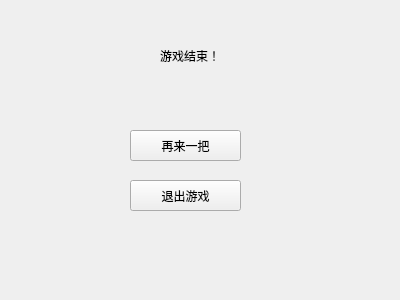
<?xml version="1.0" encoding="UTF-8"?>
<ui version="4.0">
 <class>end_double_mode</class>
 <widget class="QWidget" name="end_double_mode">
  <property name="geometry">
   <rect>
    <x>0</x>
    <y>0</y>
    <width>400</width>
    <height>300</height>
   </rect>
  </property>
  <property name="windowTitle">
   <string>Form</string>
  </property>
  <widget class="QLabel" name="label">
   <property name="geometry">
    <rect>
     <x>160</x>
     <y>40</y>
     <width>111</width>
     <height>31</height>
    </rect>
   </property>
   <property name="text">
    <string>游戏结束！</string>
   </property>
  </widget>
  <widget class="QPushButton" name="pushButton">
   <property name="geometry">
    <rect>
     <x>130</x>
     <y>130</y>
     <width>111</width>
     <height>31</height>
    </rect>
   </property>
   <property name="text">
    <string>再来一把</string>
   </property>
  </widget>
  <widget class="QPushButton" name="pushButton_2">
   <property name="geometry">
    <rect>
     <x>130</x>
     <y>180</y>
     <width>111</width>
     <height>31</height>
    </rect>
   </property>
   <property name="text">
    <string>退出游戏</string>
   </property>
  </widget>
 </widget>
 <resources/>
 <connections/>
</ui>
